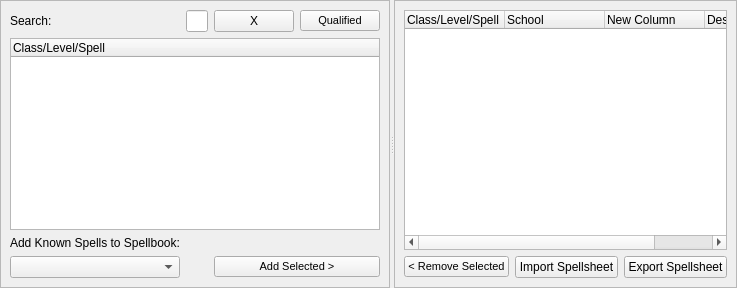
              <widget class="QSplitter" name="spltSpellBooksHoriz">
               <property name="frameShape">
                <enum>QFrame::NoFrame</enum>
               </property>
               <property name="orientation">
                <enum>Qt::Horizontal</enum>
               </property>
               <widget class="QFrame" name="frmlSpellBooksLeft">
                <property name="frameShape">
                 <enum>QFrame::StyledPanel</enum>
                </property>
                <property name="frameShadow">
                 <enum>QFrame::Raised</enum>
                </property>
                <layout class="QGridLayout" name="gridLayout_40">
                 <item row="0" column="1">
                  <widget class="QLineEdit" name="qlnSearchSpellBooks"/>
                 </item>
                 <item row="1" column="0" colspan="4">
                  <widget class="QTreeWidget" name="treeSpellBooks">
                   <column>
                    <property name="text">
                     <string>Class/Level/Spell</string>
                    </property>
                   </column>
                  </widget>
                 </item>
                 <item row="0" column="3">
                  <widget class="QPushButton" name="btnQualifiedSpellBooks">
                   <property name="font">
                    <font>
                     <pointsize>8</pointsize>
                    </font>
                   </property>
                   <property name="text">
                    <string>Qualified</string>
                   </property>
                   <property name="checkable">
                    <bool>true</bool>
                   </property>
                  </widget>
                 </item>
                 <item row="3" column="0">
                  <widget class="QComboBox" name="cmbSpellBooksSelection"/>
                 </item>
                 <item row="3" column="2" colspan="2">
                  <widget class="QPushButton" name="btnAddSelectedSpellBooks">
                   <property name="font">
                    <font>
                     <pointsize>8</pointsize>
                    </font>
                   </property>
                   <property name="text">
                    <string>Add Selected &gt;</string>
                   </property>
                  </widget>
                 </item>
                 <item row="0" column="0">
                  <widget class="QLabel" name="lblSearchSpellBooks">
                   <property name="text">
                    <string>Search:</string>
                   </property>
                  </widget>
                 </item>
                 <item row="0" column="2">
                  <widget class="QPushButton" name="btnSearchClearSpellBooks">
                   <property name="text">
                    <string>X</string>
                   </property>
                  </widget>
                 </item>
                 <item row="2" column="0">
                  <widget class="QLabel" name="lblAddKnownSpellsToSpellBooks">
                   <property name="text">
                    <string>Add Known Spells to Spellbook:</string>
                   </property>
                  </widget>
                 </item>
                </layout>
               </widget>
               <widget class="QFrame" name="frmlSpellBooksRight">
                <property name="frameShape">
                 <enum>QFrame::StyledPanel</enum>
                </property>
                <property name="frameShadow">
                 <enum>QFrame::Raised</enum>
                </property>
                <layout class="QGridLayout" name="gridLayout_41">
                 <item row="1" column="1">
                  <widget class="QPushButton" name="btnImportSpellSheetSpellBooks">
                   <property name="text">
                    <string>Import Spellsheet</string>
                   </property>
                  </widget>
                 </item>
                 <item row="1" column="0">
                  <widget class="QPushButton" name="btnRemoveSelectedSpellBooks">
                   <property name="font">
                    <font>
                     <pointsize>8</pointsize>
                    </font>
                   </property>
                   <property name="text">
                    <string>&lt; Remove Selected</string>
                   </property>
                  </widget>
                 </item>
                 <item row="1" column="2">
                  <widget class="QPushButton" name="btnExportSpellSheetSpellBooks">
                   <property name="text">
                    <string>Export Spellsheet</string>
                   </property>
                  </widget>
                 </item>
                 <item row="0" column="0" colspan="3">
                  <widget class="QTreeWidget" name="treeSpellBooksSelected">
                   <column>
                    <property name="text">
                     <string>Class/Level/Spell</string>
                    </property>
                   </column>
                   <column>
                    <property name="text">
                     <string>School</string>
                    </property>
                   </column>
                   <column>
                    <property name="text">
                     <string>New Column</string>
                    </property>
                   </column>
                   <column>
                    <property name="text">
                     <string>Descriptors</string>
                    </property>
                   </column>
                  </widget>
                 </item>
                </layout>
               </widget>
              </widget>
